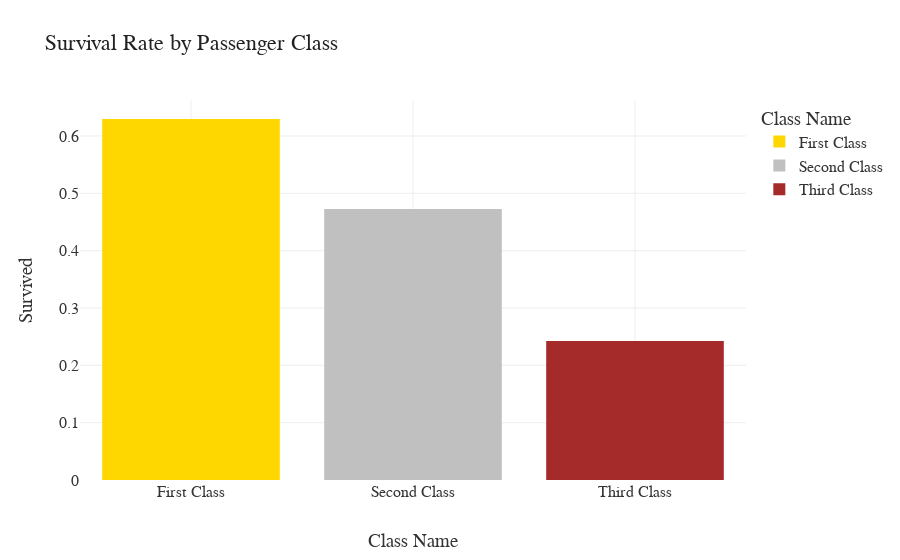

Notebook code for this chart:
### Code cell
import plotly.express as px

# Create a mapping from number to name
class_names = {1: 'First Class', 2: 'Second Class', 3: 'Third Class'}

# Prepare data
pclass_data = train_data.groupby('Pclass')['Survived'].mean().reset_index()

# Map the class numbers to names
pclass_data['Class Name'] = pclass_data['Pclass'].map(class_names)

# Plot using class names
fig = px.bar(
    pclass_data,
    x='Class Name',
    y='Survived',
    color='Class Name',
    title='Survival Rate by Passenger Class',
    color_discrete_map={
        'First Class': 'gold',
        'Second Class': 'silver',
        'Third Class': 'brown'
    }
)

fig.show()

### Figure 1 — Plotly figure (JSON) as saved in the notebook; plotly's stock layout.template omitted (floating-point values rounded to 4 significant figures)
{"data": [{"alignmentgroup": "True", "hovertemplate": "Class Name=%{x}<br>Survived=%{y}<extra></extra>", "legendgroup": "First Class", "marker": {"color": "gold", "pattern": {"shape": ""}}, "name": "First Class", "offsetgroup": "First Class", "orientation": "v", "showlegend": true, "textposition": "auto", "type": "bar", "x": ["First Class"], "xaxis": "x", "y": [0.6296], "yaxis": "y"}, {"alignmentgroup": "True", "hovertemplate": "Class Name=%{x}<br>Survived=%{y}<extra></extra>", "legendgroup": "Second Class", "marker": {"color": "silver", "pattern": {"shape": ""}}, "name": "Second Class", "offsetgroup": "Second Class", "orientation": "v", "showlegend": true, "textposition": "auto", "type": "bar", "x": ["Second Class"], "xaxis": "x", "y": [0.4728], "yaxis": "y"}, {"alignmentgroup": "True", "hovertemplate": "Class Name=%{x}<br>Survived=%{y}<extra></extra>", "legendgroup": "Third Class", "marker": {"color": "brown", "pattern": {"shape": ""}}, "name": "Third Class", "offsetgroup": "Third Class", "orientation": "v", "showlegend": true, "textposition": "auto", "type": "bar", "x": ["Third Class"], "xaxis": "x", "y": [0.2424], "yaxis": "y"}], "layout": {"autosize": true, "barmode": "relative", "legend": {"title": {"text": "Class Name"}, "tracegroupgap": 0}, "title": {"text": "Survival Rate by Passenger Class"}, "xaxis": {"anchor": "y", "autorange": true, "categoryarray": ["First Class", "Second Class", "Third Class"], "categoryorder": "array", "domain": [0, 1], "range": [-0.5, 2.5], "title": {"text": "Class Name"}, "type": "category"}, "yaxis": {"anchor": "x", "autorange": true, "domain": [0, 1], "range": [0, 0.6628], "title": {"text": "Survived"}, "type": "linear"}}}
